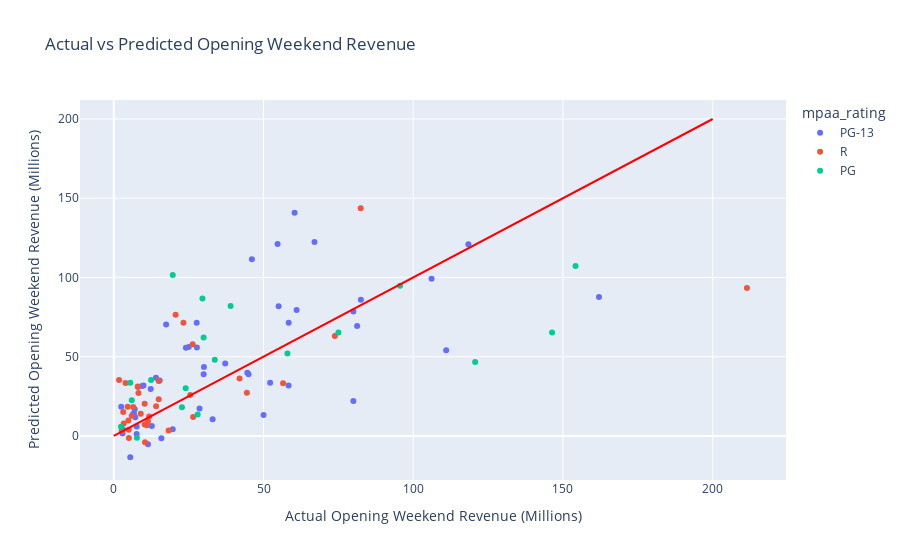

The notebook cell this image was saved under:
### Code cell
# graph actual vs predicted
y_pred_mlr = results_mlr.predict(X_test[relevant_features])

results_df_mlr = pd.DataFrame({'predicted': y_pred_mlr, 'actual': y_test})

results_df_mlr['predicted'] = results_df_mlr['predicted'] / 1000000
results_df_mlr['actual'] = results_df_mlr['actual'] / 1000000
results_df_mlr['title'] = X_test['title']
results_df_mlr['source'] = X_test['source']
results_df_mlr['distributor_slug'] = X_test['distributor_slug']
results_df_mlr['genre'] = X_test['genre']
results_df_mlr['creative_type'] = X_test['creative_type']
results_df_mlr['production_method'] = X_test['production_method']
results_df_mlr['mpaa_rating'] = X_test['mpaa_rating']

# results_df_mlr.to_csv('mlr_results.csv', index=False)

# Create the scatter plot
fig = px.scatter(
    results_df_mlr,
    x='actual',
    y='predicted',
    color='mpaa_rating',
    labels={
        'actual': 'Actual Opening Weekend Revenue (Millions)',
        'predicted': 'Predicted Opening Weekend Revenue (Millions)'
    },
    title='Actual vs Predicted Opening Weekend Revenue',
    hover_name='title'
)

# Add the diagonal line
fig.add_trace(
    go.Scatter(
        x=[0, 200],
        y=[0, 200],
        mode='lines',
        line=dict(color='red'),
        showlegend=False
    )
)

# Show the plot
fig.show()

### Figure 1 — Plotly figure (JSON) as saved in the notebook; plotly's stock layout.template omitted (floating-point values rounded to 4 significant figures)
{"data": [{"hovertemplate": "<b>%{hovertext}</b><br><br>mpaa_rating=PG-13<br>Actual Opening Weekend Revenue (Millions)=%{x}<br>Predicted Opening Weekend Revenue (Millions)=%{y}<extra></extra>", "hovertext": ["80 for Brady", "Ant-Man and the Wasp: Quantumania", "Jesus Revolution", "Creed III", "65", "Shazam! Fury of the Gods", "Dungeons & Dragons: Honor Among Thieves", "His Only Son", "Big George Foreman: The Miraculous Story of the Once and Future Heavyweight Champion of the World", "Are You There God? It’s Me, Margaret", "Guardians of the Galaxy Vol 3", "Fast X", "Transformers: Rise of the Beasts", "The Flash", "Indiana Jones and the Dial of Destiny", "Sound of Freedom", "Insidious: The Red Door", "Mission: Impossible Dead Reckoning Part One", "Barbie", "Haunted Mansion", "Meg 2: The Trench", "Blue Beetle", "The Creator", "Five Nights at Freddy’s", "The Marvels", "Next Goal Wins", "The Hunger Games: The Ballad of Songbirds & Snakes", "Godzilla Minus One (ゴジラ最新作)", "Aquaman and the Lost Kingdom", "Mean Girls", "Argylle", "Madame Web", "Dune: Part Two", "Imaginary", "Cabrini", "Arthur the King", "Ghostbusters: Frozen Empire", "Godzilla x Kong: The New Empire", "The Fall Guy", "Tarot", "Kingdom of the Planet of the Apes", "The Watchers", "A Quiet Place: Day One", "Sound of Hope: The Story of Possum Trot", "Fly Me to the Moon", "Twisters", "It Ends With Us", "Reagan", "Beetlejuice Beetlejuice"], "legendgroup": "PG-13", "marker": {"color": "#636efa", "symbol": "circle"}, "mode": "markers", "name": "PG-13", "orientation": "v", "showlegend": true, "type": "scatter", "x": [12.7, 106.1, 15.88, 58.37, 12.33, 30.11, 37.21, 5.501, 2.925, 6.739, 118.4, 67.02, 61.05, 55.04, 60.37, 19.68, 33.01, 54.69, 162.0, 24.08, 30.0, 25.03, 14.08, 80.0, 46.11, 2.5, 44.61, 11.42, 27.69, 28.64, 17.47, 15.34, 82.51, 9.913, 7.169, 7.634, 45.0, 80.01, 27.75, 6.503, 58.4, 7.004, 52.2, 3.079, 9.427, 81.25, 50.02, 7.651, 111.0], "xaxis": "x", "y": [6.248, 99.17, -1.442, 31.77, 29.59, 43.55, 45.66, -13.43, 1.587, 14.11, 120.9, 122.4, 79.45, 81.86, 140.8, 4.263, 10.47, 121.1, 87.68, 55.73, 38.99, 56.14, 36.79, 22.12, 111.4, 18.47, 39.96, -5.255, 71.49, 17.27, 70.28, 35.06, 85.9, 31.87, 11.77, 1.239, 39.0, 78.47, 55.74, 13.95, 71.38, 16.87, 33.63, 4.098, 31.51, 69.44, 13.22, 5.932, 54.06], "yaxis": "y"}, {"hovertemplate": "<b>%{hovertext}</b><br><br>mpaa_rating=R<br>Actual Opening Weekend Revenue (Millions)=%{x}<br>Predicted Opening Weekend Revenue (Millions)=%{y}<extra></extra>", "hovertext": ["Knock at the Cabin", "Operation Fortune: Ruse de guerre", "Scream VI", "John Wick: Chapter 4", "Renfield", "Beau is Afraid", "The Pope’s Exorcist", "The Machine", "No Hard Feelings", "Oppenheimer", "Talk To Me", "The Last Voyage of the Demeter", "Strays", "Dumb Money", "Expend4bles", "Saw X", "The Exorcist: Believer", "Killers of the Flower Moon", "Priscilla", "Thanksgiving", "Napoleon", "American Fiction", "The Iron Claw", "Anyone But You", "Ferrari", "Civil War", "Abigail", "Challengers", "The Strangers: Chapter 1", "Furiosa: A Mad Max Saga", "Bad Boys: Ride or Die", "Horizon: An American Saga Chapter 1", "Deadpool & Wolverine", "Alien: Romulus", "The Crow", "Speak No Evil"], "legendgroup": "R", "marker": {"color": "#EF553B", "symbol": "circle"}, "mode": "markers", "name": "R", "orientation": "v", "showlegend": true, "type": "scatter", "x": [14.13, 3.14, 44.45, 73.82, 8.026, 2.662, 9.006, 5.001, 15.0, 82.46, 10.43, 6.505, 8.248, 3.326, 8.039, 18.31, 26.5, 23.25, 5.04, 10.31, 20.64, 1.755, 4.868, 6.0, 3.922, 25.54, 10.3, 15.01, 11.83, 26.33, 56.53, 11.05, 211.4, 42.0, 4.645, 11.4], "xaxis": "x", "y": [18.69, 15.16, 27.23, 63.0, 31.14, 3.271, 13.98, 3.868, 23.1, 143.7, -3.984, 18.35, 27.16, 7.83, 30.9, 3.408, 11.95, 71.36, -1.211, 7.246, 76.51, 35.29, 9.785, 12.83, 33.35, 25.88, 20.28, 34.65, 12.2, 57.8, 33.24, 6.769, 93.41, 36.26, 18.51, 9.306], "yaxis": "y"}, {"hovertemplate": "<b>%{hovertext}</b><br><br>mpaa_rating=PG<br>Actual Opening Weekend Revenue (Millions)=%{x}<br>Predicted Opening Weekend Revenue (Millions)=%{y}<extra></extra>", "hovertext": ["The Super Mario Bros. Movie", "The Little Mermaid", "Spider-Man: Across the Spider-Verse", "Elemental", "Ruby Gillman, Teenage Kraken", "Teenage Mutant Ninja Turtles: Mutant Mayhem", "PAW Patrol: The Mighty Movie", "Journey to Bethlehem", "Trolls Band Together", "Wish", "Wonka", "Migration", "Kung Fu Panda 4", "Unsung Hero", "IF", "The Garfield Movie", "Inside Out 2", "Despicable Me 4", "Harold and the Purple Crayon"], "legendgroup": "PG", "marker": {"color": "#00cc96", "symbol": "circle"}, "mode": "markers", "name": "PG", "orientation": "v", "showlegend": true, "type": "scatter", "x": [146.4, 95.58, 120.7, 29.6, 5.501, 28.01, 22.76, 2.4, 30.0, 19.7, 39.01, 12.45, 57.99, 7.732, 33.72, 24.01, 154.2, 75.01, 6.003], "xaxis": "x", "y": [65.31, 94.73, 46.66, 86.77, 33.52, 13.58, 18.12, 5.84, 62.09, 101.6, 81.95, 35.35, 51.99, -1.051, 48.12, 30.16, 107.3, 65.36, 22.48], "yaxis": "y"}, {"line": {"color": "red"}, "mode": "lines", "showlegend": false, "type": "scatter", "x": [0, 200], "y": [0, 200]}], "layout": {"legend": {"title": {"text": "mpaa_rating"}, "tracegroupgap": 0}, "title": {"text": "Actual vs Predicted Opening Weekend Revenue"}, "xaxis": {"anchor": "y", "domain": [0, 1], "title": {"text": "Actual Opening Weekend Revenue (Millions)"}}, "yaxis": {"anchor": "x", "domain": [0, 1], "title": {"text": "Predicted Opening Weekend Revenue (Millions)"}}}}
